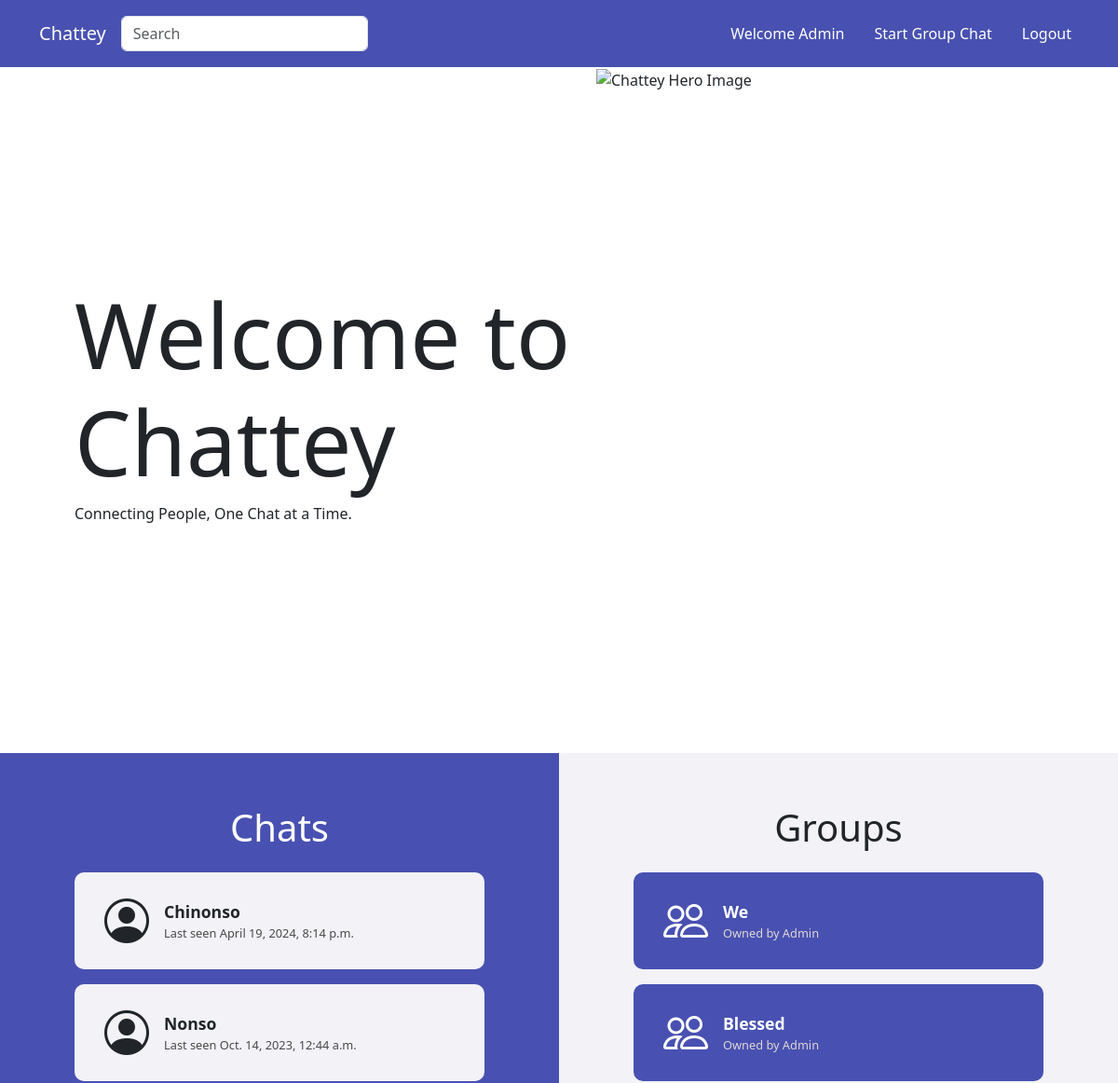
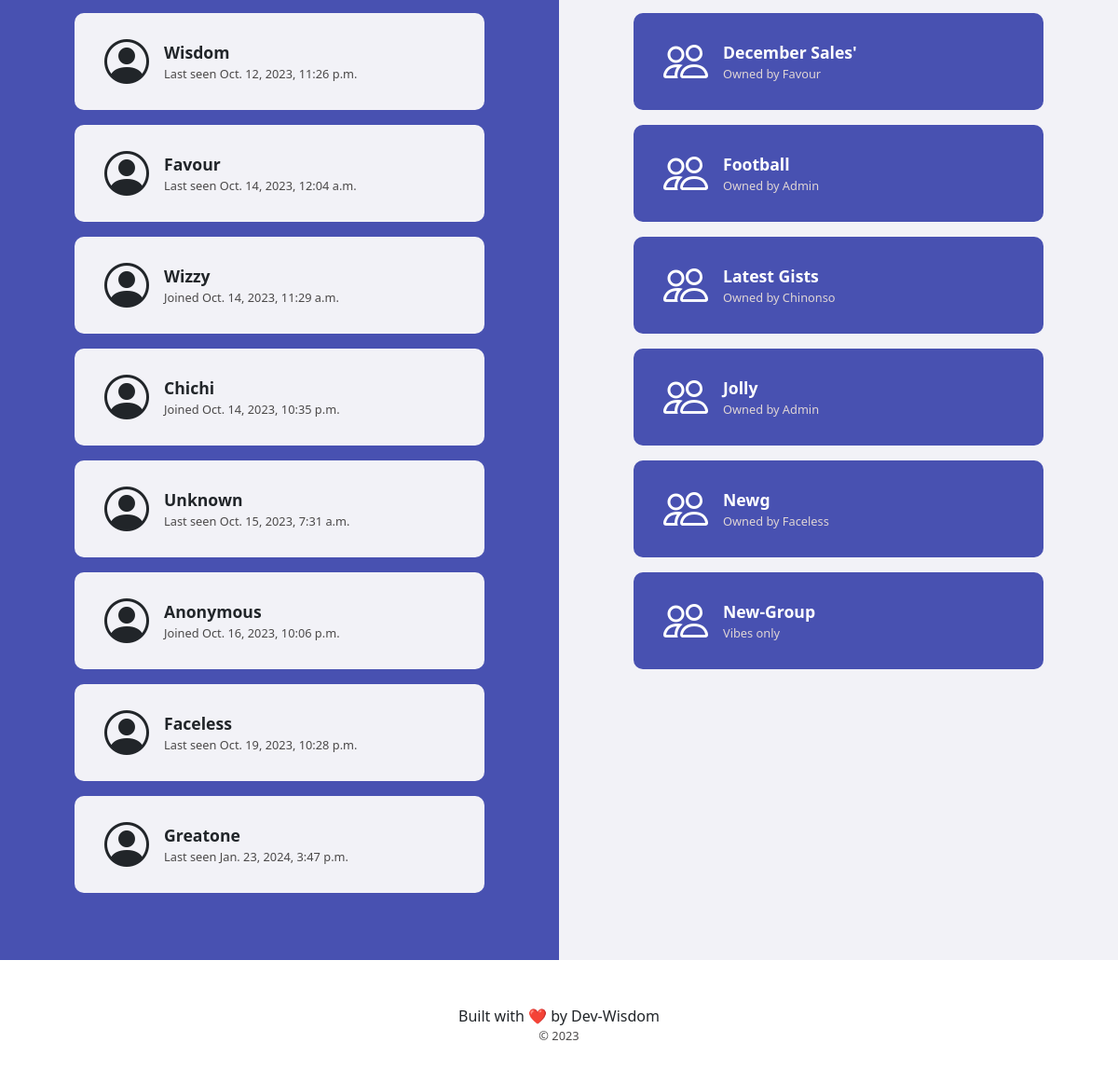
The app's page / (signed in) with its own data (2 pictures, top to bottom).
### base/models.py (models this page shows, shortened)
class ChatRoom(models.Model):
    name = models.CharField(max_length=50)
    description = models.CharField(max_length=250, null=True, blank=True)
    participants = models.ManyToManyField(User, related_name='group_chats')
    creator = models.ForeignKey(User, on_delete=models.CASCADE,
                                related_name='group_chat_creator', editable=False, default=get_default_creator)
    date_created = models.DateTimeField(auto_now_add=True)

### base/views.py (the view)
def home(request):
    regisetered_users = User.objects.all()
    if request.user.is_authenticated:
        groups = ChatRoom.objects.filter(participants=request.user)
    else:
        groups = None
    context = {'users': regisetered_users, 'groups': groups}
    return render(request, 'base/home.html', context)

### base/context_procesors.py (called while the page is built)
def custom_request(request):
    return {'request': request}

### templates/base/home.html (shortened to what this page needs)
{% extends 'base/main.html' %}
{% load static %}
{% block css %}
    <link rel="stylesheet" href="{% static 'css/index.css' %}">
{% endblock css %}
{% block content %}
   <header class="hero">
    <div class="d-flex_">
        <h1 class="hero-heading">Welcome to Chattey</h1>
        <p>Connecting People, One Chat at a Time.</p>
    </div>
    <div class="img-container">
        <img src="{% static 'images/hero-image2.jpg' %}" class="hero-image" alt="Chattey Hero Image">
    </div>
  </header>
  <section class="main-section">
    <div class="theme-color sect-left">
        <h2 class="second-heading text-white">Chats</h2>
        <div>
            {% for user in users %}
            {% if user.username != request.user.username %}
            <div class="person-sect d-flex theme-light align-items-center mb-3">
                <i class="bi bi-person-circle size1"></i>
                <div class="d-flex flex-column ms-3 align-items-start">
                    <div class="name-container mb-0">
                        <p class="name me-auto"><a href="{% url 'pchat' user.username %}" style="text-decoration: none; color: inherit;">{{user.username|title}}</a></p>
                    </div>
                    <div class="chat-container mt-0">
                        {% if user.last_login %}
                        <p class="last-chat">Last seen {{user.last_login}}</p>
                        {% else %}
                        <p class="last-chat">Joined {{user.date_joined}}</p>
                        {% endif %}
                    </div>
                </div>
            </div>
            {% endif %}
            {% endfor %}
        </div>
    </div>
    <div class="theme-light sect-right">
        <h2 class="second-heading">Groups</h2>
        <div>
            {% if request.user.is_authenticated %}
            {% for group in groups %}
            <div class="person-sect d-flex theme-color text-white align-items-center mb-3">
                <i class="bi bi-people size1"></i>
                <div class="d-flex flex-column ms-3 align-items-start">
                    <div class="name-container mb-0">
                        <p class="name"><a href="{% url 'group-chat' group.id %}" class="text-white" style="text-decoration: none; color: inherit;">{{group.name|title}}</a></p>
                    </div>
                    <div class="chat-container mt-0">
                        {% if group.description %}
                        <p class="group-desc">{{group.description}}</p>
                        {% else %}
                        <p class="group-desc">Owned by {{group.creator|title}}</p>
                        {% endif %}
                    </div>
                </div>
            </div>
            {% empty %}
            <p class="name text-center">You do not belong to any group yet.<br />
            Trying creating a group, joining one and telling the admin to add you</p>
            {% endfor %}
            {% else %}
            <p class="name text-center">Login to view groups</p>
            {% endif %}
        </div>
    </div>
  </section>
  {% endblock %}

### templates/base/navbar.html (shortened to what this page needs)
<nav class="navbar navbar-expand-lg theme-color">
    <div class="container pt-2 pb-2">
      <a class="navbar-brand fw-600 text-white" href="{% url 'home' %}">Chattey</a>
      <div class="collapse navbar-collapse" id="navbarSupportedContent">
        <div class="me-auto">
          {% if user.is_authenticated %}
            <form class="my-3 my-lg-0" role="search">
            <input class="form-control me-2" type="search" placeholder="Search" aria-label="Search">
            </form>
          {% endif %}
        </div>
        <ul class="navbar-nav mb-2 mb-lg-0">
          {% if user.is_authenticated %}
          <li class="nav-item fw-600">
            <a class="nav-link text-white">Welcome {{request.user.username|title}}</a>
          </li>
          <li class="nav-item">
            <a class="nav-link fw-100 text-white mx-0 mx-md-3"href="{% url 'create-group' %}">Start Group Chat</a>
          </li>
          <li class="nav-item">
            <a class="nav-link text-white" href="{% url 'logout' %}">Logout</a>
          </li>
          {% endif %}
        </ul>
      </div>
    </div>
  </nav>

### static/css/index.css (style rules this page uses)
* { box-sizing: border-box; }
body { position: relative; width: 100vw; overflow-x: hidden; overflow-y: auto; margin: 0; padding: 0; }
a { color: inherit; text-decoration: none; font-style: normal; }
.theme-color { background-color: rgb(72, 81, 177); }
.theme-light { background-color: rgb(242, 242, 247); }
.hero-heading { font-size: 6rem; }
.hero { display: flex; row-gap: 1rem; height: 92vh; padding: 0 0 0 5rem; }
.img-container { position: relative; flex: 1; }
.hero-image { width: 100%; height: 100%; object-fit: cover; border-radius: 0; }
.d-flex_ { display: flex; flex-direction: column; justify-content: center; align-items: flex-start; flex: 1; }
.main-section { margin: 0; padding: 0; display: flex; width: 100vw; position: relative; }
.sect-left, .sect-right { padding: 3.5rem 5rem; position: relative; }
.sect-left { width: 50%; }
.sect-right { width: 50%; }
.second-heading { text-align: center; font-size:2.5rem; margin-bottom: 1.5rem; }
.person-sect { padding: 1rem 2rem; border-radius: 10px; }
.name-container { display: flex; flex-direction: row; justify-content: flex-start; row-gap: auto; align-items: flex-end; }
.name { font-weight: 600; font-size: 1.1rem; margin: 0; }
.time, .last-chat { color: rgb(75, 73, 73); }
.time, .last-chat, .group-desc { font-weight: 500; font-size: 0.8rem; margin: 0; }
.group-desc { color: #dfd5d5; }
.size1 { font-size: 3rem; }

### records on screen
ChatRoom: name "We", creator "Admin"
ChatRoom: name "Blessed", creator "Admin"
ChatRoom: name "December Sales'", creator "Favour"
ChatRoom: name "Football", creator "Admin"
ChatRoom: name "Latest Gists", creator "Chinonso"
ChatRoom: name "Jolly", creator "Admin"
ChatRoom: name "Newg", creator "Faceless"
ChatRoom: name "New-Group", description "Vibes only"

### other values on screen
{{ request.user.username|title }} "Admin"
{{ user.username|title }} "Chinonso"
{{ user.last_login }} "April 19, 2024, 8:14 p.m."
{{ user.username|title }} "Nonso"
{{ user.last_login }} "Oct. 14, 2023, 12:44 a.m."
{{ user.username|title }} "Wisdom"
{{ user.last_login }} "Oct. 12, 2023, 11:26 p.m."
{{ user.username|title }} "Favour"
{{ user.last_login }} "Oct. 14, 2023, 12:04 a.m."
{{ user.username|title }} "Wizzy"
{{ user.date_joined }} "Oct. 14, 2023, 11:29 a.m."
{{ user.username|title }} "Chichi"
{{ user.date_joined }} "Oct. 14, 2023, 10:35 p.m."
{{ user.username|title }} "Unknown"
{{ user.last_login }} "Oct. 15, 2023, 7:31 a.m."
